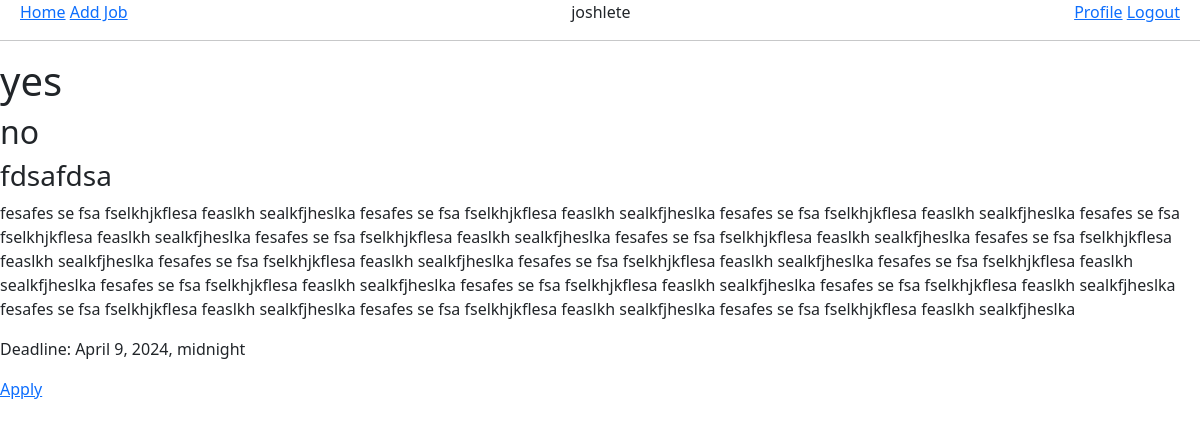
Page /job/4 (signed in) on the committed database.
### jobs/models.py (models this page shows, shortened)
class Job(models.Model):
    user = models.ForeignKey(User, null=True, blank=True, on_delete=models.CASCADE)
    title = models.CharField(max_length=100)
    company = models.CharField(max_length=100)
    description = models.TextField(null=True, blank=True)
    location = models.CharField(max_length=100)
    deadline = models.DateTimeField()
    updated_at = models.DateTimeField(auto_now=True)
    created_at = models.DateTimeField(auto_now_add=True)
    available = models.BooleanField(default=True)
    class Meta:
        ordering = ["-updated_at", "-created_at"]

### jobs/views.py (the view)
# urls.py: path("job/<int:pk>", views.job, name="job"),
def job(request, pk):
    job = Job.objects.get(id=pk)
    has_applied = JobApplication.objects.filter(job=job, user=request.user).exists()
    context = {
        "job": job,
        "has_applied": has_applied,
    }
    return render(request, "jobs/job.html", context)

### jobs/templates/jobs/job.html
{% extends 'main.html' %} {% block content %}
<div class="job">
    <h1>{{job.title}}</h1>
    <h2>{{job.company}}</h2>
    <h3>{{job.location}}</h3>
    <p>{{job.description}}</p>
    <p>Deadline: {{job.deadline}}</p>
    {% if not has_applied %}
    <a href="{% url 'register-job' job.id %}">Apply</a>
    {% else %}
    <b>Applied</b>
    {% endif %}
</div>
{% endblock %}

### templates/navbar.html (shortened to what this page needs)
<nav>
    <div class="left-link">
        <a href="/">Home</a>
        {% if request.user.is_authenticated %}
            <a href="{% url 'create-job' %}">Add Job</a>
        {% endif %}
    </div>
    <div class="middle-link">
        {% if request.user.is_authenticated %}
            <span>{{ request.user.username }}</span>
        {% endif %}
    </div>
    <div class="right-links">
        {% if request.user.is_authenticated %}
        <a href="{% url 'profile' %}">Profile</a>
        <a href="{% url 'logout' %}">Logout</a>
        {% else %}
        <a href="{% url 'login' %}">Login</a>
        <a href="{% url 'register' %}">Register</a>
        {% endif %}
    </div>
</nav>
<hr />

### templates/navbar.html (style rules this page uses)
nav { margin-left: 20px; margin-right: 20px; display: flex; justify-content: space-between; }
.left-link { order: 1; }
.middle-link { order: 2; }
.right-links { order: 3; }

### rows in the picture
Job: title "yes", company "no", location "fdsafdsa", description "fesafes se fsa fselkhjkflesa feaslkh sealkfjheslka fesafes se fsa fselkhjkflesa feaslkh sealkfjheslka fesafes se fsa fselkhjkflesa feaslkh sealkfjheslka fesafes se fsa fselkhjkflesa feaslkh sealkfjheslka fesafes se fsa fselkhjkflesa feaslkh sealkfjheslka fesafes se fsa fselkhjkflesa feaslkh sealkfjheslka fesafes se fsa fselkhjkflesa feaslkh sealkfjheslka fesafes se fsa fselkhjkflesa feaslkh sealkfjheslka fesafes se fsa fselkhjkflesa feaslkh sealkfjheslka fesafes se fsa fselkhjkflesa feaslkh sealkfjheslka fesafes se fsa fselkhjkflesa feaslkh sealkfjheslka fesafes se fsa fselkhjkflesa feaslkh sealkfjheslka fesafes se fsa fselkhjkflesa feaslkh sealkfjheslka fesafes se fsa fselkhjkflesa feaslkh…", deadline "April 9, 2024, midnight"

### other values in the picture
{{ request.user.username }} "joshlete"
